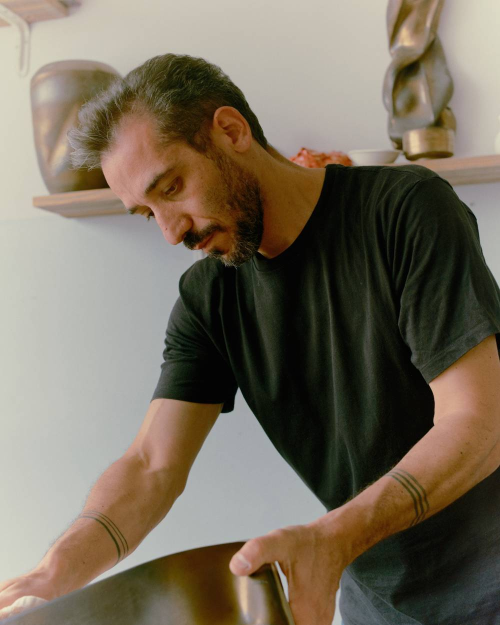
#> input picture assets/img/about.jpg, 1000 x 1250 px (shown at 1/2 size); its folder holds 4 pictures in this run; the run also reads 1 picture not shown here
$ python make-images.py
#> lines starting #> are read from the running program, lines starting #| are printed output that depends on the picture
"""Generate responsive WebP versions of every JPG in assets/img.

Usage (from the repo root):
    python -m pip install Pillow
    python tools/make-images.py

For each assets/img/<name>.jpg it writes <name>-<width>.webp for the widths
below (never upscaling), and rebuilds og-image.jpg from hero.jpg.
The original .jpg stays as the fallback for very old browsers.
"""
from pathlib import Path

from PIL import Image

IMG = Path(__file__).resolve().parent.parent / "assets" / "img"
WIDTHS = {"hero": (800, 1600)}  # everything else uses DEFAULT_WIDTHS
DEFAULT_WIDTHS = (600, 1000)
QUALITY = 78


def make_webp(src: Path) -> None:
    im = Image.open(src).convert("RGB")
#> im is the input picture: PIL image 1000x1250 RGB; mean R, G, B 120.2, 110.1, 94.2
    for w in WIDTHS.get(src.stem, DEFAULT_WIDTHS):
        w = min(w, im.width)
        out = src.with_name(f"{src.stem}-{w}.webp")
        h = round(im.height * w / im.width)
        im.resize((w, h), Image.LANCZOS).save(out, "WEBP", quality=QUALITY, method=6)
        print(f"{out.name:22s} {w}x{h}  {out.stat().st_size // 1024} KB")
#> this loop made 2 passes
#> pass 1, in make_webp, `im.resize((w, h), Image.LANCZOS).save(out, "WEBP", quality=QUALITY, me..`:
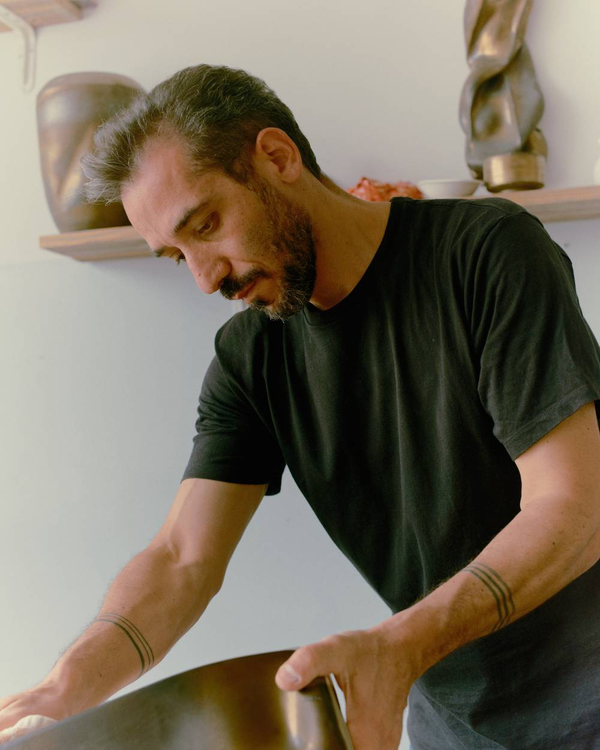
#> saved as about-600.webp: PIL image 600x750 RGB; mean R, G, B 120.2, 110.1, 94.2


def make_og(hero: Path) -> None:
    # 1200x630 social preview, cropped around the bowl in the hero photo
    im = Image.open(hero).convert("RGB")
    crop_h = round(im.width * 630 / 1200)
    top = max(0, min(im.height - crop_h, round(im.height * 0.55) - crop_h // 2))
    og = im.crop((0, top, im.width, top + crop_h)).resize((1200, 630), Image.LANCZOS)
    og.save(IMG / "og-image.jpg", "JPEG", quality=82, optimize=True, progressive=True)
    print(f"og-image.jpg           1200x630  {(IMG / 'og-image.jpg').stat().st_size // 1024} KB")


if __name__ == "__main__":
    for jpg in sorted(IMG.glob("*.jpg")):
        if jpg.stem != "og-image":
            make_webp(jpg)
#> pass 2 of the loop `for jpg in sorted(IMG.glob("*.jpg")):`:
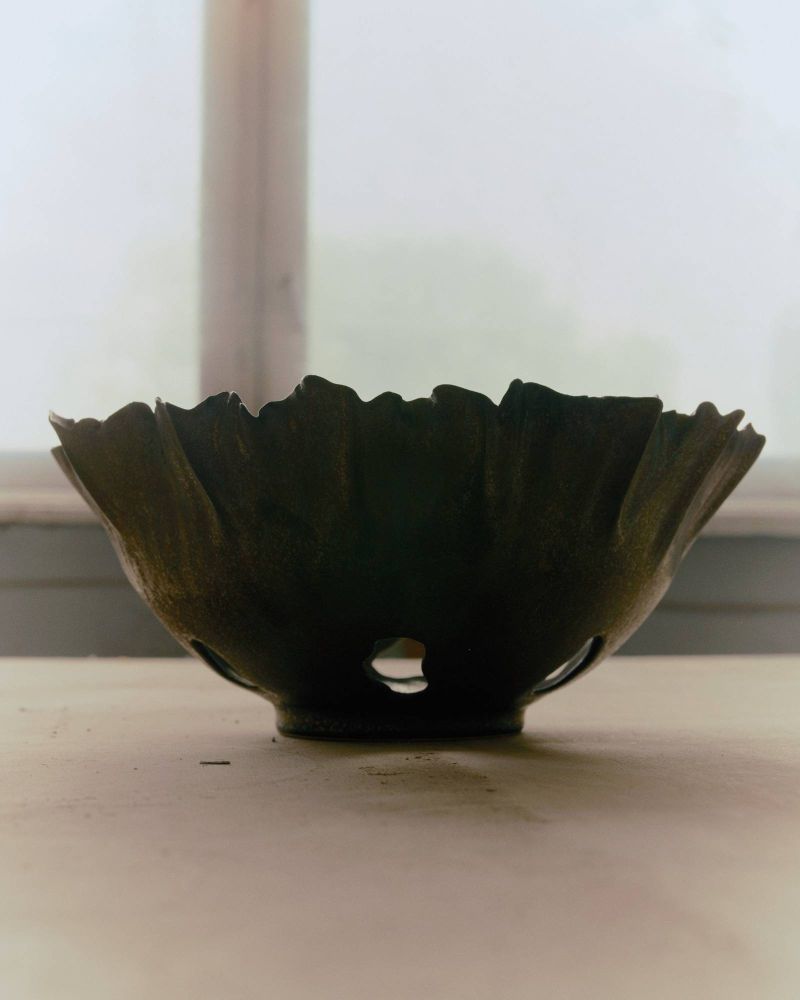
#> input picture assets/img/hero.jpg, 1600 x 2000 px (shown at 1/2 size)
#> in make_webp, im is the input picture: PIL image 1600x2000 RGB; mean R, G, B 148.1, 143.6, 136
#> the loop in make_webp (call 2), `for w in WIDTHS.get(src.stem, DEFAULT_WIDTHS):` made 2 passes
#> pass 1, in make_webp (call 2), `im.resize((w, h), Image.LANCZOS).save(out, "WEBP", quality=QUALITY, me..`:
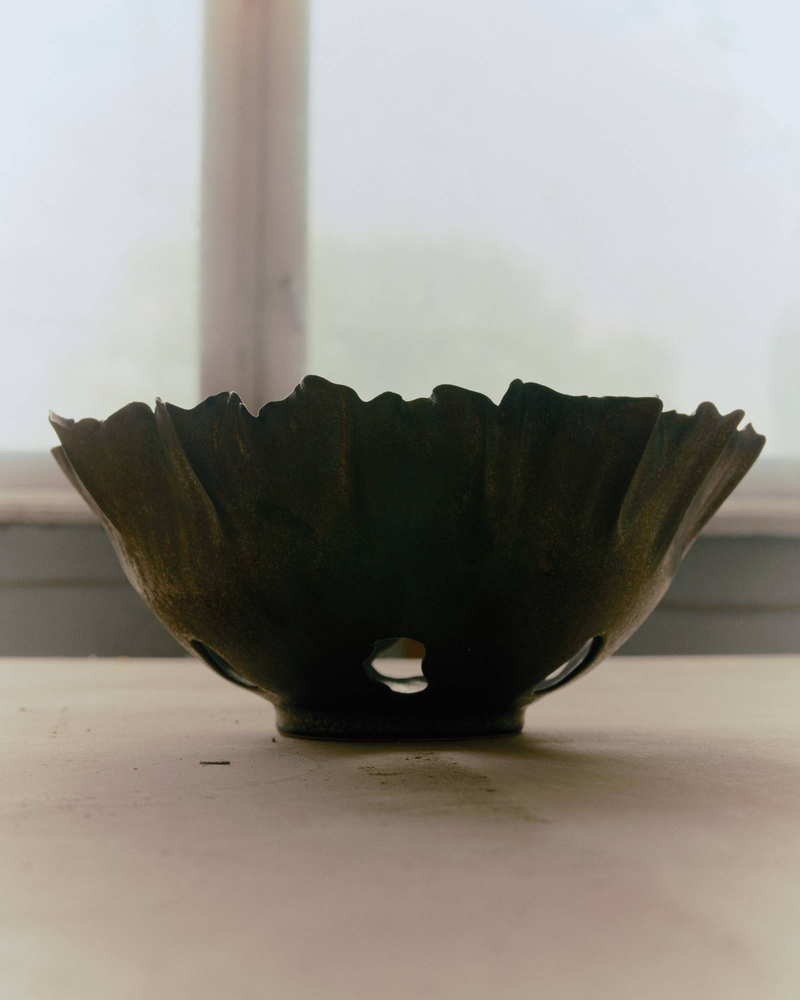
#> saved as hero-800.webp: PIL image 800x1000 RGB; mean R, G, B 148.1, 143.6, 136
    make_og(IMG / "hero.jpg")
#> in make_og, `og = im.crop((0, top, im.width, top + crop_h)).resize((1200, 630), Ima..`:
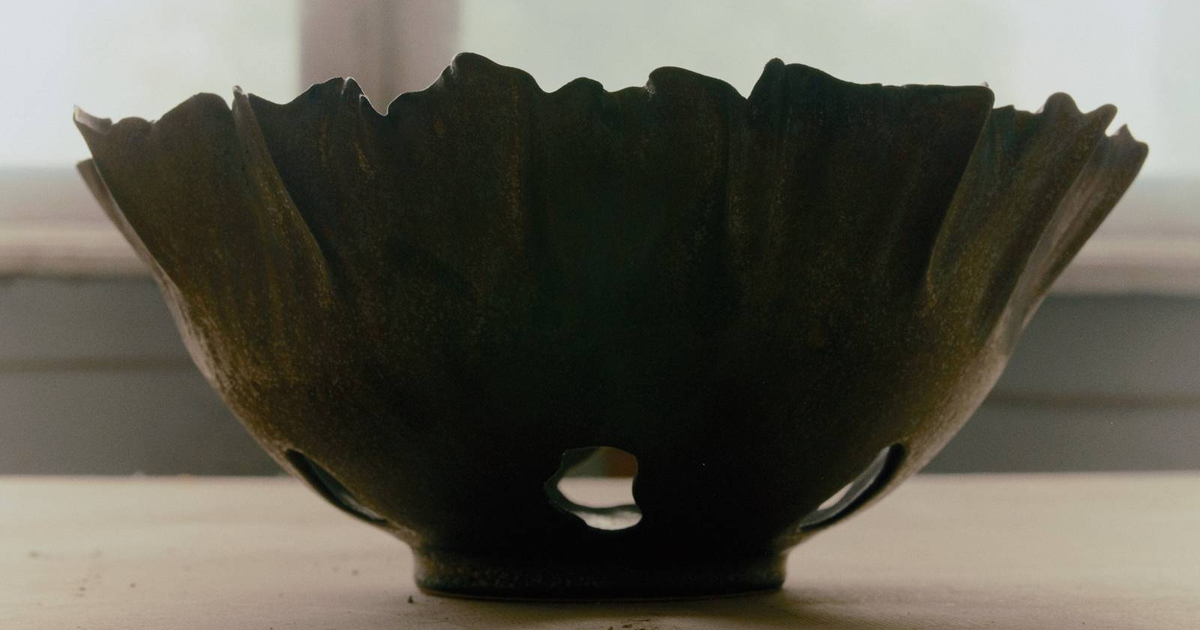
#> og: PIL image 1200x630 RGB; mean R, G, B 90.9, 88.3, 77.6
